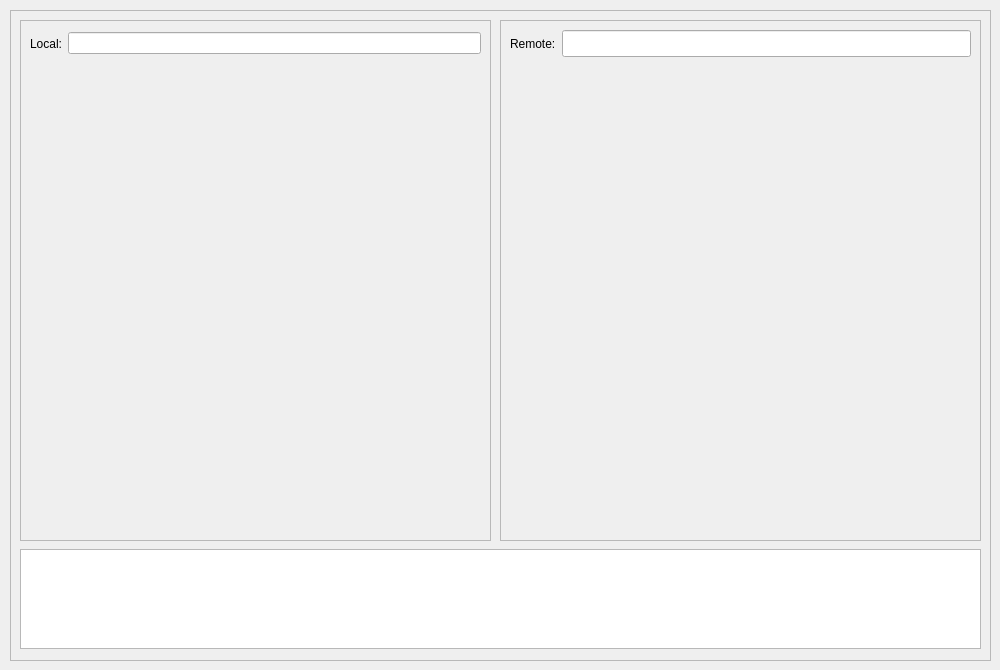
<?xml version="1.0" encoding="UTF-8"?>
<ui version="4.0">
 <class>HelicalSFTPDialog</class>
 <widget class="QDialog" name="HelicalSFTPDialog">
  <property name="geometry">
   <rect>
    <x>0</x>
    <y>0</y>
    <width>1000</width>
    <height>670</height>
   </rect>
  </property>
  <property name="sizePolicy">
   <sizepolicy hsizetype="Fixed" vsizetype="Fixed">
    <horstretch>0</horstretch>
    <verstretch>0</verstretch>
   </sizepolicy>
  </property>
  <property name="minimumSize">
   <size>
    <width>1000</width>
    <height>670</height>
   </size>
  </property>
  <property name="maximumSize">
   <size>
    <width>1000</width>
    <height>670</height>
   </size>
  </property>
  <property name="windowTitle">
   <string>Dialog</string>
  </property>
  <widget class="QFrame" name="mainDialogFrame">
   <property name="geometry">
    <rect>
     <x>10</x>
     <y>10</y>
     <width>981</width>
     <height>651</height>
    </rect>
   </property>
   <property name="sizePolicy">
    <sizepolicy hsizetype="Expanding" vsizetype="Expanding">
     <horstretch>0</horstretch>
     <verstretch>0</verstretch>
    </sizepolicy>
   </property>
   <property name="frameShape">
    <enum>QFrame::StyledPanel</enum>
   </property>
   <property name="frameShadow">
    <enum>QFrame::Raised</enum>
   </property>
   <widget class="QTextEdit" name="statusMessages">
    <property name="geometry">
     <rect>
      <x>10</x>
      <y>539</y>
      <width>961</width>
      <height>100</height>
     </rect>
    </property>
    <property name="maximumSize">
     <size>
      <width>16777215</width>
      <height>100</height>
     </size>
    </property>
   </widget>
   <widget class="QFrame" name="localFileViewFrame">
    <property name="geometry">
     <rect>
      <x>10</x>
      <y>10</y>
      <width>471</width>
      <height>521</height>
     </rect>
    </property>
    <property name="sizePolicy">
     <sizepolicy hsizetype="Expanding" vsizetype="Expanding">
      <horstretch>0</horstretch>
      <verstretch>0</verstretch>
     </sizepolicy>
    </property>
    <property name="frameShape">
     <enum>QFrame::StyledPanel</enum>
    </property>
    <property name="frameShadow">
     <enum>QFrame::Raised</enum>
    </property>
    <widget class="QWidget" name="layoutWidget">
     <property name="geometry">
      <rect>
       <x>10</x>
       <y>10</y>
       <width>451</width>
       <height>27</height>
      </rect>
     </property>
     <layout class="QHBoxLayout" name="localSystemRoot">
      <item>
       <widget class="QLabel" name="localLabel">
        <property name="text">
         <string>Local:</string>
        </property>
       </widget>
      </item>
      <item>
       <widget class="QLineEdit" name="localLineEdit"/>
      </item>
     </layout>
    </widget>
    <widget class="QFrame" name="localFileViewsFrame">
     <property name="geometry">
      <rect>
       <x>0</x>
       <y>40</y>
       <width>471</width>
       <height>481</height>
      </rect>
     </property>
     <property name="frameShape">
      <enum>QFrame::NoFrame</enum>
     </property>
     <property name="frameShadow">
      <enum>QFrame::Plain</enum>
     </property>
     <property name="lineWidth">
      <number>0</number>
     </property>
    </widget>
   </widget>
   <widget class="QFrame" name="remoteFileViewFrame">
    <property name="geometry">
     <rect>
      <x>490</x>
      <y>10</y>
      <width>481</width>
      <height>521</height>
     </rect>
    </property>
    <property name="frameShape">
     <enum>QFrame::StyledPanel</enum>
    </property>
    <property name="frameShadow">
     <enum>QFrame::Raised</enum>
    </property>
    <widget class="QWidget" name="layoutWidget1">
     <property name="geometry">
      <rect>
       <x>10</x>
       <y>10</y>
       <width>461</width>
       <height>27</height>
      </rect>
     </property>
     <layout class="QHBoxLayout" name="remoteSystemRoot">
      <item>
       <widget class="QLabel" name="remoteLabel">
        <property name="text">
         <string>Remote:</string>
        </property>
       </widget>
      </item>
      <item>
       <widget class="QLineEdit" name="remoteLineEdit">
        <property name="maximumSize">
         <size>
          <width>16777215</width>
          <height>100</height>
         </size>
        </property>
       </widget>
      </item>
     </layout>
    </widget>
    <widget class="QFrame" name="remoteFileViewsFrame">
     <property name="geometry">
      <rect>
       <x>0</x>
       <y>40</y>
       <width>481</width>
       <height>481</height>
      </rect>
     </property>
     <property name="frameShape">
      <enum>QFrame::NoFrame</enum>
     </property>
     <property name="frameShadow">
      <enum>QFrame::Plain</enum>
     </property>
    </widget>
   </widget>
  </widget>
 </widget>
 <resources/>
 <connections/>
</ui>
